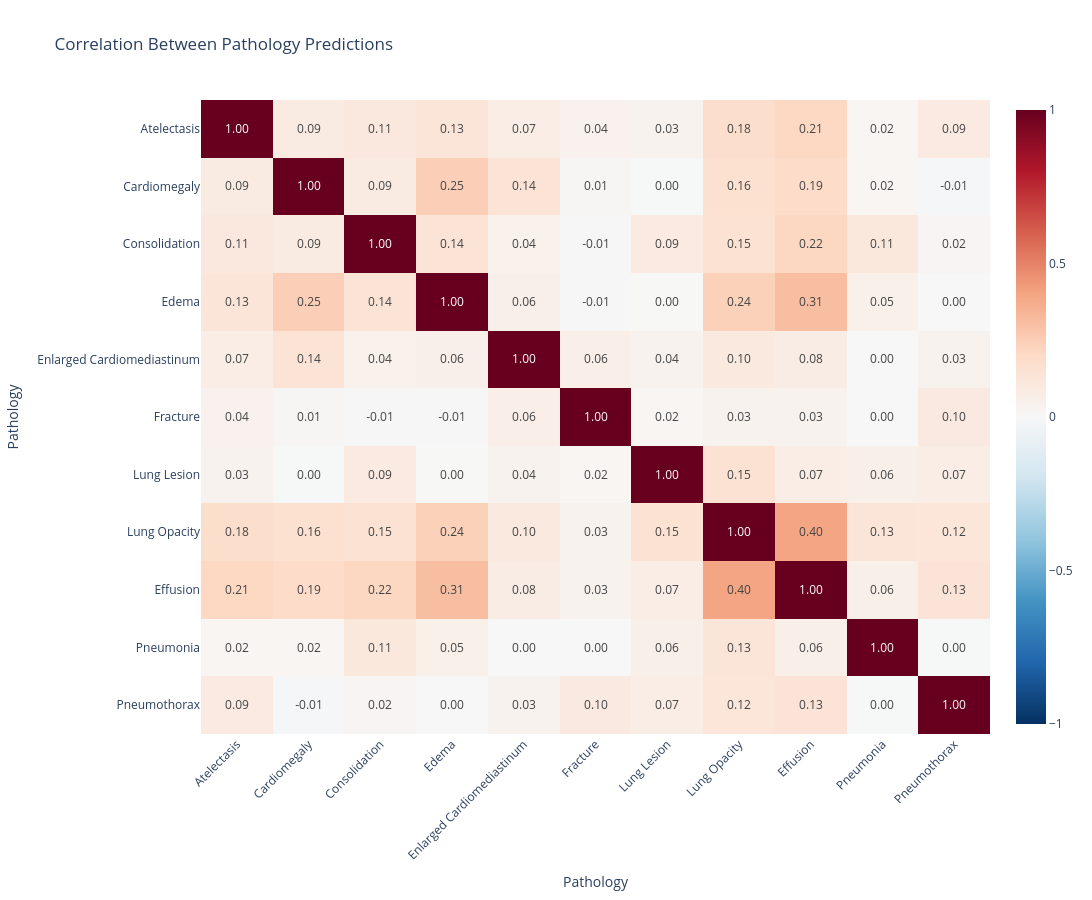

Notebook cell for this chart:
### Code cell
plot_similarity_as_heatmap(correlation_matrix_ground_truth)

### Figure 1 — Plotly figure (JSON) as saved in the notebook; plotly's stock layout.template omitted (floating-point values rounded to 4 significant figures)
{"data": [{"coloraxis": "coloraxis", "hovertemplate": "x: %{x}<br>y: %{y}<br>color: %{z}<extra></extra>", "name": "0", "texttemplate": "%{z:.2f}", "type": "heatmap", "x": ["Atelectasis", "Cardiomegaly", "Consolidation", "Edema", "Enlarged Cardiomediastinum", "Fracture", "Lung Lesion", "Lung Opacity", "Effusion", "Pneumonia", "Pneumothorax"], "xaxis": "x", "y": ["Atelectasis", "Cardiomegaly", "Consolidation", "Edema", "Enlarged Cardiomediastinum", "Fracture", "Lung Lesion", "Lung Opacity", "Effusion", "Pneumonia", "Pneumothorax"], "yaxis": "y", "z": [[1.0, 0.08619, 0.1052, 0.1274, 0.0731, 0.04092, 0.03323, 0.1758, 0.2087, 0.01728, 0.09089], [0.08619, 1.0, 0.08915, 0.2465, 0.1356, 0.01412, -0.004598, 0.1606, 0.1855, 0.017, -0.01387], [0.1052, 0.08915, 1.0, 0.1363, 0.04475, -0.00655, 0.09085, 0.1488, 0.2161, 0.107, 0.01819], [0.1274, 0.2465, 0.1363, 1.0, 0.0559, -0.007212, 0.002801, 0.2374, 0.3061, 0.05229, 0.001815], [0.0731, 0.1356, 0.04475, 0.0559, 1.0, 0.06218, 0.03791, 0.1004, 0.08002, 0.0007618, 0.03228], [0.04092, 0.01412, -0.00655, -0.007212, 0.06218, 1.0, 0.01753, 0.0344, 0.03252, -0.0009763, 0.09744], [0.03323, -0.004598, 0.09085, 0.002801, 0.03791, 0.01753, 1.0, 0.1521, 0.06994, 0.05971, 0.07394], [0.1758, 0.1606, 0.1488, 0.2374, 0.1004, 0.0344, 0.1521, 1.0, 0.3983, 0.126, 0.1231], [0.2087, 0.1855, 0.2161, 0.3061, 0.08002, 0.03252, 0.06994, 0.3983, 1.0, 0.05739, 0.1343], [0.01728, 0.017, 0.107, 0.05229, 0.0007618, -0.0009763, 0.05971, 0.126, 0.05739, 1.0, -0.003508], [0.09089, -0.01387, 0.01819, 0.001815, 0.03228, 0.09744, 0.07394, 0.1231, 0.1343, -0.003508, 1.0]]}], "layout": {"coloraxis": {"cmax": 1, "cmin": -1, "colorscale": [[0, "rgb(5,48,97)"], [0.1, "rgb(33,102,172)"], [0.2, "rgb(67,147,195)"], [0.3, "rgb(146,197,222)"], [0.4, "rgb(209,229,240)"], [0.5, "rgb(247,247,247)"], [0.6, "rgb(253,219,199)"], [0.7, "rgb(244,165,130)"], [0.8, "rgb(214,96,77)"], [0.9, "rgb(178,24,43)"], [1, "rgb(103,0,31)"]]}, "height": 900, "title": {"text": "Correlation Between Pathology Predictions"}, "width": 1100, "xaxis": {"anchor": "y", "domain": [0, 1], "tickangle": -45, "title": {"text": "Pathology"}}, "yaxis": {"anchor": "x", "autorange": "reversed", "domain": [0, 1], "title": {"text": "Pathology"}}}}
